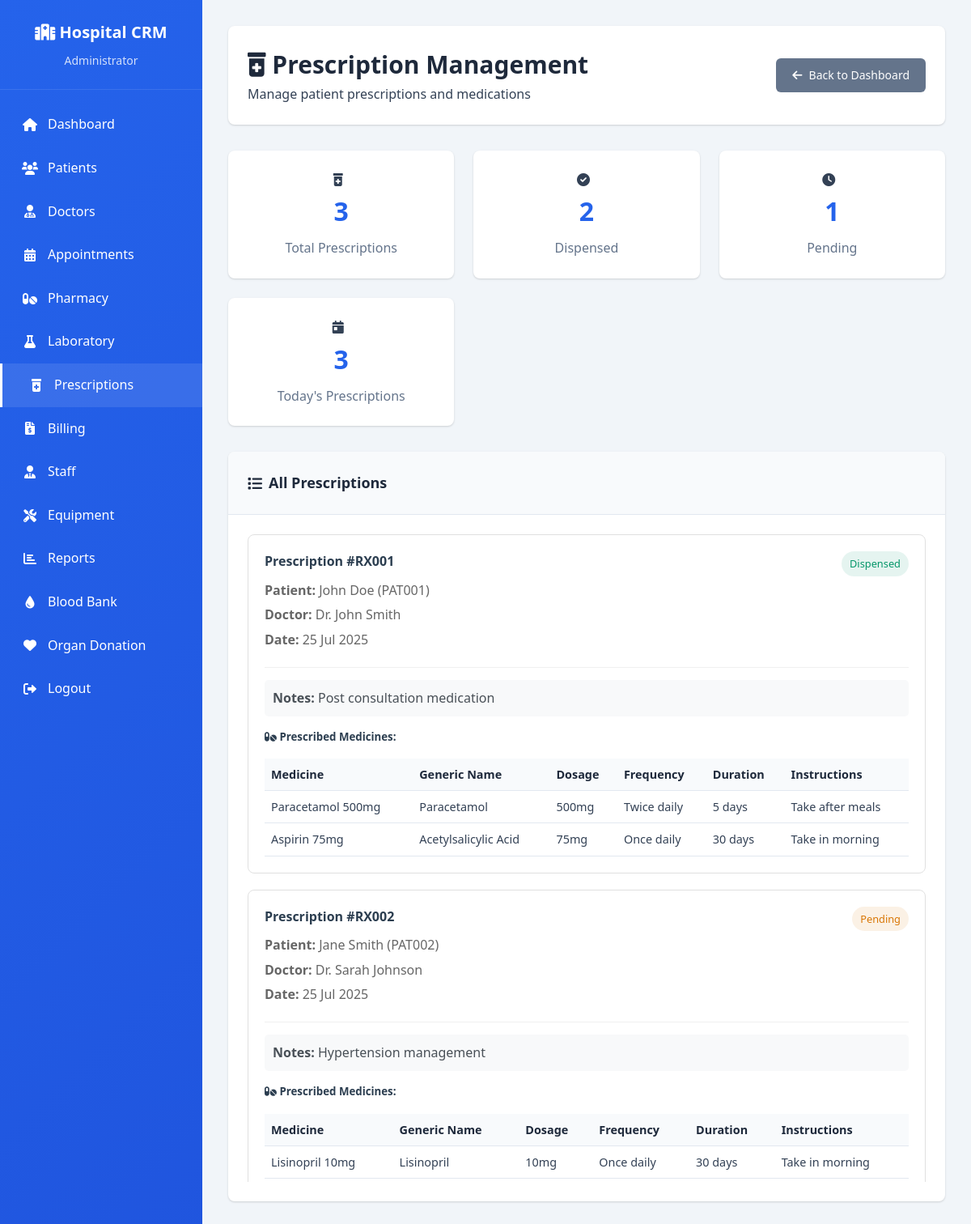
Screenshot of /prescriptions.php (signed in) with the database file from the repository.
### tables this page shows
CREATE TABLE `prescriptions` (
  `id` int(11) NOT NULL AUTO_INCREMENT,
  `prescription_id` varchar(20) NOT NULL,
  `patient_id` int(11) NOT NULL,
  `doctor_id` int(11) NOT NULL,
  `appointment_id` int(11) DEFAULT NULL,
  `prescription_date` date NOT NULL,
  `status` enum('pending','dispensed','cancelled') DEFAULT 'pending',
  `notes` text DEFAULT NULL,
  `prescribed_by` int(11) NOT NULL,
  `dispensed_by` int(11) DEFAULT NULL,
  `dispensed_at` timestamp NULL DEFAULT NULL,
  `created_at` timestamp NOT NULL DEFAULT current_timestamp(),
  `updated_at` timestamp NOT NULL DEFAULT current_timestamp() ON UPDATE current_timestamp(),
  PRIMARY KEY (`id`),
  UNIQUE KEY `prescription_id` (`prescription_id`),
  KEY `patient_id` (`patient_id`),
  KEY `doctor_id` (`doctor_id`),
  KEY `appointment_id` (`appointment_id`),
  KEY `prescribed_by` (`prescribed_by`),
  KEY `dispensed_by` (`dispensed_by`),
  CONSTRAINT `prescriptions_ibfk_1` FOREIGN KEY (`patient_id`) REFERENCES `patients` (`id`),
  CONSTRAINT `prescriptions_ibfk_2` FOREIGN KEY (`doctor_id`) REFERENCES `doctors` (`id`),
  CONSTRAINT `prescriptions_ibfk_3` FOREIGN KEY (`appointment_id`) REFERENCES `appointments` (`id`) ON DELETE SET NULL,
  CONSTRAINT `prescriptions_ibfk_4` FOREIGN KEY (`prescribed_by`) REFERENCES `users` (`id`),
  CONSTRAINT `prescriptions_ibfk_5` FOREIGN KEY (`dispensed_by`) REFERENCES `users` (`id`) ON DELETE SET NULL
);

CREATE TABLE `patients` (
  `id` int(11) NOT NULL AUTO_INCREMENT,
  `patient_id` varchar(20) NOT NULL,
  `first_name` varchar(50) NOT NULL,
  `last_name` varchar(50) NOT NULL,
  `email` varchar(100) DEFAULT NULL,
  `phone` varchar(20) NOT NULL,
  `date_of_birth` date DEFAULT NULL,
  `gender` enum('male','female','other') NOT NULL,
  `blood_group` varchar(5) DEFAULT NULL,
  `address` text DEFAULT NULL,
  `emergency_contact_name` varchar(100) DEFAULT NULL,
  `emergency_contact_phone` varchar(20) DEFAULT NULL,
  `medical_history` text DEFAULT NULL,
  `allergies` text DEFAULT NULL,
  `is_active` tinyint(1) DEFAULT 1,
  `created_at` timestamp NOT NULL DEFAULT current_timestamp(),
  `updated_at` timestamp NOT NULL DEFAULT current_timestamp() ON UPDATE current_timestamp(),
  PRIMARY KEY (`id`),
  UNIQUE KEY `patient_id` (`patient_id`),
  KEY `email` (`email`),
  KEY `phone` (`phone`)
);

CREATE TABLE `doctors` (
  `id` int(11) NOT NULL AUTO_INCREMENT,
  `user_id` int(11) DEFAULT NULL,
  `doctor_name` varchar(100) NOT NULL,
  `specialization` varchar(100) NOT NULL,
  `qualification` varchar(200) NOT NULL,
  `experience_years` int(11) DEFAULT 0,
  `consultation_fee` decimal(10,2) DEFAULT 0.00,
  `phone` varchar(20) DEFAULT NULL,
  `email` varchar(100) DEFAULT NULL,
  `schedule` text DEFAULT NULL,
  `is_active` tinyint(1) DEFAULT 1,
  `created_at` timestamp NOT NULL DEFAULT current_timestamp(),
  `updated_at` timestamp NOT NULL DEFAULT current_timestamp() ON UPDATE current_timestamp(),
  PRIMARY KEY (`id`),
  KEY `user_id` (`user_id`),
  KEY `specialization` (`specialization`),
  CONSTRAINT `doctors_ibfk_1` FOREIGN KEY (`user_id`) REFERENCES `users` (`id`) ON DELETE SET NULL
);

CREATE TABLE `prescription_details` (
  `id` int(11) NOT NULL AUTO_INCREMENT,
  `prescription_id` int(11) NOT NULL,
  `medicine_id` int(11) NOT NULL,
  `dosage` varchar(100) NOT NULL,
  `frequency` varchar(100) NOT NULL,
  `duration` varchar(100) NOT NULL,
  `instructions` text DEFAULT NULL,
  `quantity` int(11) DEFAULT 1,
  `created_at` timestamp NOT NULL DEFAULT current_timestamp(),
  PRIMARY KEY (`id`),
  KEY `prescription_id` (`prescription_id`),
  KEY `medicine_id` (`medicine_id`),
  CONSTRAINT `prescription_details_ibfk_1` FOREIGN KEY (`prescription_id`) REFERENCES `prescriptions` (`id`) ON DELETE CASCADE,
  CONSTRAINT `prescription_details_ibfk_2` FOREIGN KEY (`medicine_id`) REFERENCES `pharmacy` (`id`)
);

CREATE TABLE `pharmacy` (
  `id` int(11) NOT NULL AUTO_INCREMENT,
  `medicine_name` varchar(200) NOT NULL,
  `generic_name` varchar(200) DEFAULT NULL,
  `manufacturer` varchar(100) DEFAULT NULL,
  `category` varchar(50) DEFAULT NULL,
  `unit_price` decimal(10,2) NOT NULL DEFAULT 0.00,
  `stock_quantity` int(11) NOT NULL DEFAULT 0,
  `reorder_level` int(11) DEFAULT 10,
  `expiry_date` date DEFAULT NULL,
  `batch_number` varchar(50) DEFAULT NULL,
  `is_active` tinyint(1) DEFAULT 1,
  `created_at` timestamp NOT NULL DEFAULT current_timestamp(),
  `updated_at` timestamp NOT NULL DEFAULT current_timestamp() ON UPDATE current_timestamp(),
  PRIMARY KEY (`id`),
  KEY `medicine_name` (`medicine_name`),
  KEY `category` (`category`),
  KEY `expiry_date` (`expiry_date`)
);

### config/database.php (called while the page is built, shortened)
<?php
class Database {
    private $connection;
    public function __construct() {
        try {
            $dsn = "mysql:host=" . DB_HOST . ";dbname=" . DB_NAME . ";charset=" . DB_CHARSET;
            $this->connection = new PDO($dsn, DB_USERNAME, DB_PASSWORD);
            $this->connection->setAttribute(PDO::ATTR_ERRMODE, PDO::ERRMODE_EXCEPTION);
            $this->connection->setAttribute(PDO::ATTR_DEFAULT_FETCH_MODE, PDO::FETCH_ASSOC);
        } catch(PDOException $e) {
            die("Database connection failed: " . $e->getMessage());
        }
    }
    public function query($sql, $params = []) {
        try {
            $stmt = $this->connection->prepare($sql);
            $stmt->execute($params);
            return $stmt;
        } catch(PDOException $e) {
            throw new Exception("Query failed: " . $e->getMessage());
        }
    }
}
?>

### prescriptions.php (the view, shortened to what this page needs)
<?php
require_once 'config/database.php';
$user_role = $_SESSION['role'];
$db = new Database();
try {
    $prescriptions = $db->query("
        SELECT p.*,
               CONCAT(pat.first_name, ' ', pat.last_name) as patient_name,
               pat.patient_id,
               d.doctor_name,
               u.username as prescribed_by_name
        FROM prescriptions p
        LEFT JOIN patients pat ON p.patient_id = pat.id
        LEFT JOIN doctors d ON p.doctor_id = d.id
        LEFT JOIN users u ON p.prescribed_by = u.id
        ORDER BY p.created_at DESC
    ")->fetchAll();
} catch (Exception $e) {
    $prescriptions = [];
}
$prescription_details = [];
if (!empty($prescriptions)) {
    foreach ($prescriptions as $prescription) {
        try {
            $details = $db->query("
                SELECT pd.*, ph.medicine_name, ph.generic_name
                FROM prescription_details pd
                LEFT JOIN pharmacy ph ON pd.medicine_id = ph.id
                WHERE pd.prescription_id = ?
            ", [$prescription['id']])->fetchAll();
            $prescription_details[$prescription['id']] = $details;
        } catch (Exception $e) {
            $prescription_details[$prescription['id']] = [];
        }
    }
}
?>
<!DOCTYPE html>
<html lang="en">
<head>
    <link rel="stylesheet" href="https://cdnjs.cloudflare.com/ajax/libs/font-awesome/6.0.0/css/all.min.css">
</head>
<body>
    <div class="dashboard-container">
        <aside class="sidebar">
            <div class="sidebar-header">
                <h2><i class="fas fa-hospital"></i> Hospital CRM</h2>
                <p><?php echo htmlspecialchars($_SESSION['role_display']); ?></p>
            </div>
            <ul class="sidebar-menu">
                <li><a href="dashboard.php"><i class="fas fa-home"></i> Dashboard</a></li>
                <li><a href="patients.php"><i class="fas fa-users"></i> Patients</a></li>
                <li><a href="doctors.php"><i class="fas fa-user-md"></i> Doctors</a></li>
                <li><a href="appointments.php"><i class="fas fa-calendar-alt"></i> Appointments</a></li>
                <li><a href="pharmacy.php"><i class="fas fa-pills"></i> Pharmacy</a></li>
                <li><a href="laboratory.php"><i class="fas fa-flask"></i> Laboratory</a></li>
                <li><a href="prescriptions.php" class="active"><i class="fas fa-prescription-bottle-alt"></i> Prescriptions</a></li>
                <li><a href="billing.php"><i class="fas fa-file-invoice-dollar"></i> Billing</a></li>
                <?php if ($user_role === 'admin'): ?>
                <li><a href="staff.php"><i class="fas fa-user-tie"></i> Staff</a></li>
                <?php endif; ?>
                <li><a href="equipment.php"><i class="fas fa-tools"></i> Equipment</a></li>
                <li><a href="reports.php"><i class="fas fa-chart-bar"></i> Reports</a></li>
                <li><a href="blood-bank.php"><i class="fas fa-tint"></i> Blood Bank</a></li>
                <li><a href="organ-donation.php"><i class="fas fa-heart"></i> Organ Donation</a></li>
                <li><a href="logout.php"><i class="fas fa-sign-out-alt"></i> Logout</a></li>
            </ul>
        </aside>
        <main class="main-content">
            <div class="header">
                <div>
                    <h1><i class="fas fa-prescription-bottle-alt"></i> Prescription Management</h1>
                    <p>Manage patient prescriptions and medications</p>
                </div>
                <div class="header-actions">
                    <a href="dashboard.php" class="btn btn-secondary">
                        <i class="fas fa-arrow-left"></i> Back to Dashboard
                    </a>
                </div>
            </div>
            <div class="stats-grid">
                <div class="stat-card">
                    <div class="stat-icon">
                        <i class="fas fa-prescription-bottle-alt"></i>
                    </div>
                    <div class="stat-info">
                        <h3><?php echo count($prescriptions); ?></h3>
                        <p>Total Prescriptions</p>
                    </div>
                </div>
                <div class="stat-card">
                    <div class="stat-icon">
                        <i class="fas fa-check-circle"></i>
                    </div>
                    <div class="stat-info">
                        <h3><?php echo count(array_filter($prescriptions, function($p) { return $p['status'] === 'dispensed'; })); ?></h3>
                        <p>Dispensed</p>
                    </div>
                </div>
                <div class="stat-card">
                    <div class="stat-icon">
                        <i class="fas fa-clock"></i>
                    </div>
                    <div class="stat-info">
                        <h3><?php echo count(array_filter($prescriptions, function($p) { return $p['status'] === 'pending'; })); ?></h3>
                        <p>Pending</p>
                    </div>
                </div>
                <div class="stat-card">
                    <div class="stat-icon">
                        <i class="fas fa-calendar-day"></i>
                    </div>
                    <div class="stat-info">
                        <h3><?php echo count(array_filter($prescriptions, function($p) { return date('Y-m-d', strtotime($p['created_at'])) === date('Y-m-d'); })); ?></h3>
                        <p>Today's Prescriptions</p>
                    </div>
                </div>
            </div>
            <div class="card">
                <div class="card-header">
                    <h3><i class="fas fa-list"></i> All Prescriptions</h3>
                </div>
                <div class="card-body">
                    <?php if (empty($prescriptions)): ?>
                        <p class="text-muted text-center">No prescriptions found.</p>
                    <?php else: ?>
                        <div class="prescriptions-list">
                            <?php foreach ($prescriptions as $prescription): ?>
                                <div class="prescription-card">
                                    <div class="prescription-header">
                                        <div class="prescription-info">
                                            <h4>Prescription #<?php echo htmlspecialchars($prescription['prescription_id']); ?></h4>
                                            <p><strong>Patient:</strong> <?php echo htmlspecialchars($prescription['patient_name']); ?> (<?php echo htmlspecialchars($prescription['patient_id']); ?>)</p>
                                            <p><strong>Doctor:</strong> <?php echo htmlspecialchars($prescription['doctor_name']); ?></p>
                                            <p><strong>Date:</strong> <?php echo date('d M Y', strtotime($prescription['created_at'])); ?></p>
                                        </div>
                                        <div class="prescription-status">
                                            <?php
                                            $statusColors = [
                                                'pending' => 'warning',
                                                'dispensed' => 'success',
                                                'cancelled' => 'danger'
                                            ];
                                            $statusColor = $statusColors[$prescription['status']] ?? 'secondary';
                                            ?>
                                            <span class="badge badge-<?php echo $statusColor; ?>">
                                                <?php echo ucfirst($prescription['status']); ?>
                                            </span>
                                        </div>
                                    </div>
                                    <?php if (!empty($prescription['notes'])): ?>
                                        <div class="prescription-notes">
                                            <strong>Notes:</strong> <?php echo htmlspecialchars($prescription['notes']); ?>
                                        </div>
                                    <?php endif; ?>
                                    <?php if (isset($prescription_details[$prescription['id']]) && !empty($prescription_details[$prescription['id']])): ?>
                                        <div class="medicines-list">
                                            <h5><i class="fas fa-pills"></i> Prescribed Medicines:</h5>
                                            <div class="table-responsive">
                                                <table class="table table-sm">
                                                    <thead>
                                                        <tr>
                                                            <th>Medicine</th>
                                                            <th>Generic Name</th>
                                                            <th>Dosage</th>
                                                            <th>Frequency</th>
                                                            <th>Duration</th>
                                                            <th>Instructions</th>
                                                        </tr>
                                                    </thead>
                                                    <tbody>
                                                        <?php foreach ($prescription_details[$prescription['id']] as $detail): ?>
                                                            <tr>
                                                                <td><?php echo htmlspecialchars($detail['medicine_name']); ?></td>
                                                                <td><?php echo htmlspecialchars($detail['generic_name']); ?></td>
                                                                <td><?php echo htmlspecialchars($detail['dosage']); ?></td>
                                                                <td><?php echo htmlspecialchars($detail['frequency']); ?></td>
                                                                <td><?php echo htmlspecialchars($detail['duration']); ?></td>
                                                                <td><?php echo htmlspecialchars($detail['instructions']); ?></td>
                                                            </tr>
                                                        <?php endforeach; ?>
                                                    </tbody>
                                                </table>
                                            </div>
                                        </div>
                                    <?php endif; ?>
                                </div>
                            <?php endforeach; ?>
                        </div>
                    <?php endif; ?>
                </div>
            </div>
        </main>
    </div>
</body>
</html>

### rows the page displays
prescriptions: prescription "RX001", patient_name "John Doe", patient.patient_id "PAT001", doctor.doctor_name "Dr. John Smith", created_at "25 Jul 2025", status "Dispensed", notes "Post consultation medication"
prescription_details: medicine.medicine_name "Paracetamol 500mg", medicine.generic_name "Paracetamol", dosage "500mg", frequency "Twice daily", duration "5 days", instructions "Take after meals"
prescription_details: medicine.medicine_name "Aspirin 75mg", medicine.generic_name "Acetylsalicylic Acid", dosage "75mg", frequency "Once daily", duration "30 days", instructions "Take in morning"
prescriptions: prescription "RX002", patient_name "Jane Smith", patient.patient_id "PAT002", doctor.doctor_name "Dr. Sarah Johnson", created_at "25 Jul 2025", status "Pending", notes "Hypertension management"
prescription_details: medicine.medicine_name "Lisinopril 10mg", medicine.generic_name "Lisinopril", dosage "10mg", frequency "Once daily", duration "30 days", instructions "Take in morning"

### other values shown
$_SESSION['role_display'] "Administrator"
count($prescriptions) "3"
